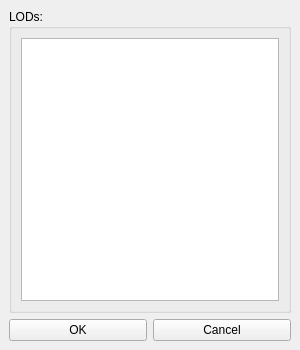
<?xml version="1.0" encoding="UTF-8"?>
<ui version="4.0">
 <class>MainWindow</class>
 <widget class="QMainWindow" name="MainWindow">
  <property name="geometry">
   <rect>
    <x>0</x>
    <y>0</y>
    <width>300</width>
    <height>350</height>
   </rect>
  </property>
  <property name="minimumSize">
   <size>
    <width>300</width>
    <height>350</height>
   </size>
  </property>
  <property name="maximumSize">
   <size>
    <width>300</width>
    <height>350</height>
   </size>
  </property>
  <property name="windowTitle">
   <string>MainWindow</string>
  </property>
  <widget class="QWidget" name="centralwidget">
   <layout class="QGridLayout" name="gridLayout">
    <item row="0" column="0">
     <widget class="QGroupBox" name="groupBox_sgListLODs">
      <property name="title">
       <string>LODs: </string>
      </property>
      <layout class="QGridLayout" name="gridLayout_4">
       <item row="0" column="0">
        <widget class="QListWidget" name="listWidget_sgListPickLOD">
         <property name="selectionMode">
          <enum>QAbstractItemView::ExtendedSelection</enum>
         </property>
        </widget>
       </item>
      </layout>
     </widget>
    </item>
    <item row="1" column="0">
     <layout class="QHBoxLayout" name="horizontalLayout">
      <item>
       <widget class="QPushButton" name="pushButton_sgOkLOD">
        <property name="minimumSize">
         <size>
          <width>0</width>
          <height>0</height>
         </size>
        </property>
        <property name="text">
         <string>OK</string>
        </property>
       </widget>
      </item>
      <item>
       <widget class="QPushButton" name="pushButton_sgCancelLOD">
        <property name="text">
         <string>Cancel</string>
        </property>
       </widget>
      </item>
     </layout>
    </item>
   </layout>
  </widget>
 </widget>
 <resources/>
 <connections/>
</ui>
